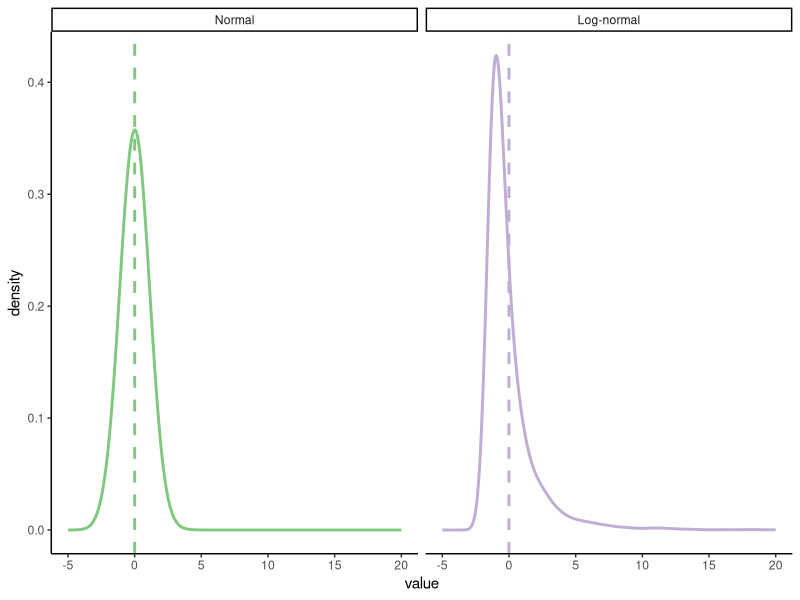
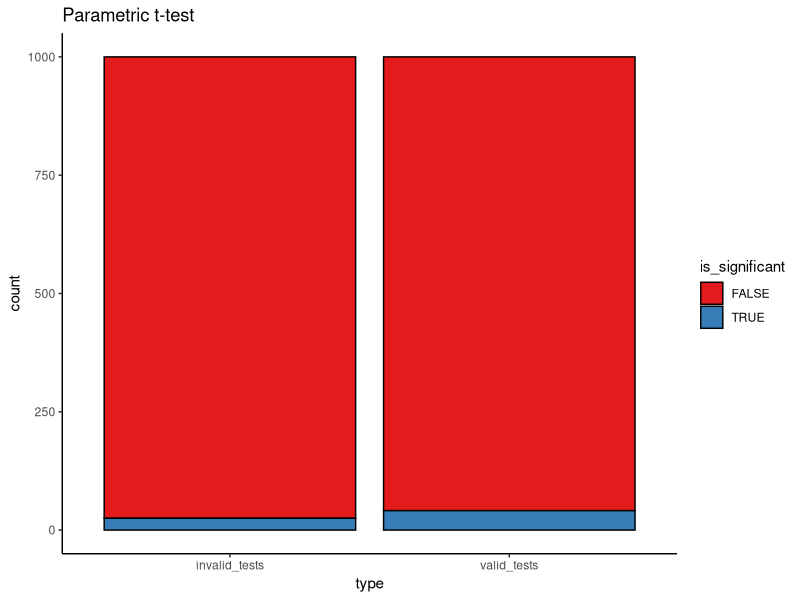
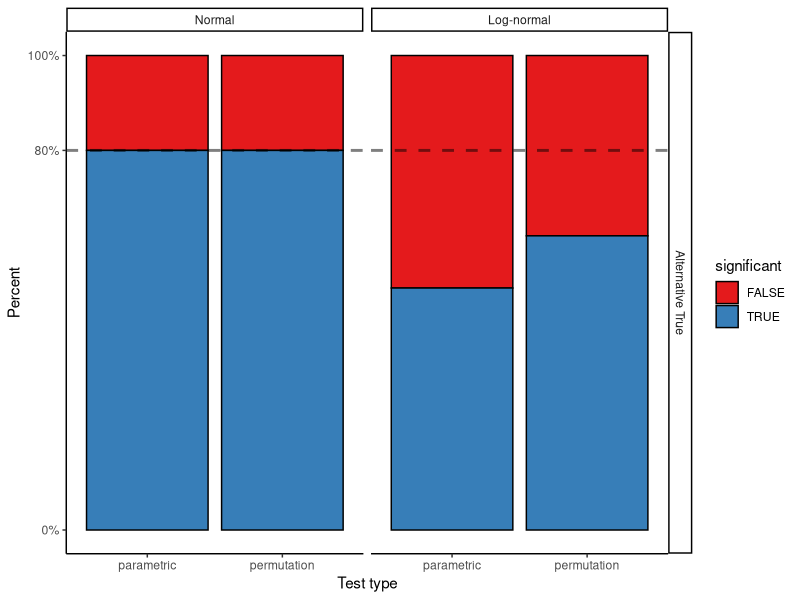
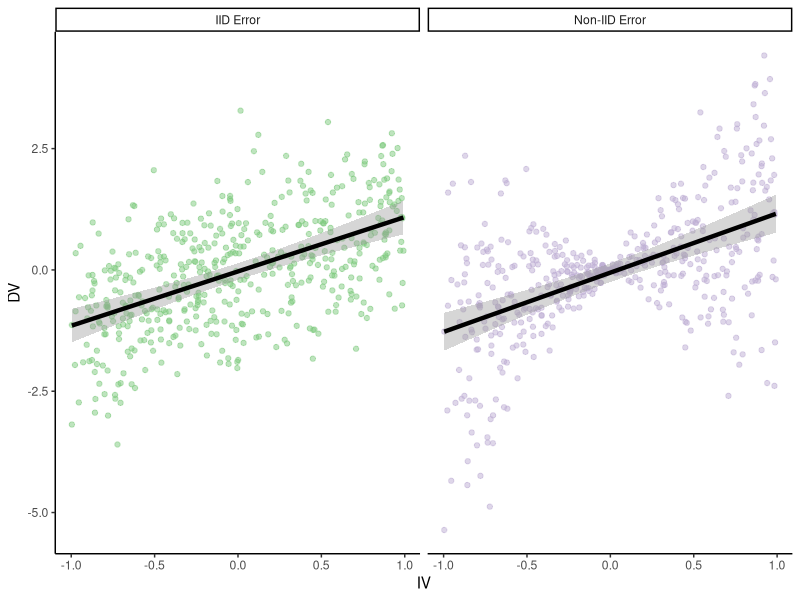
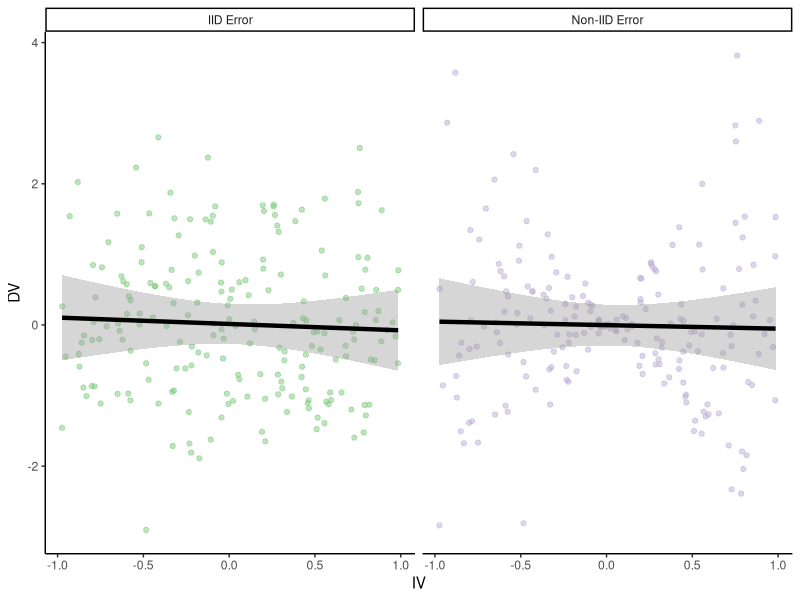
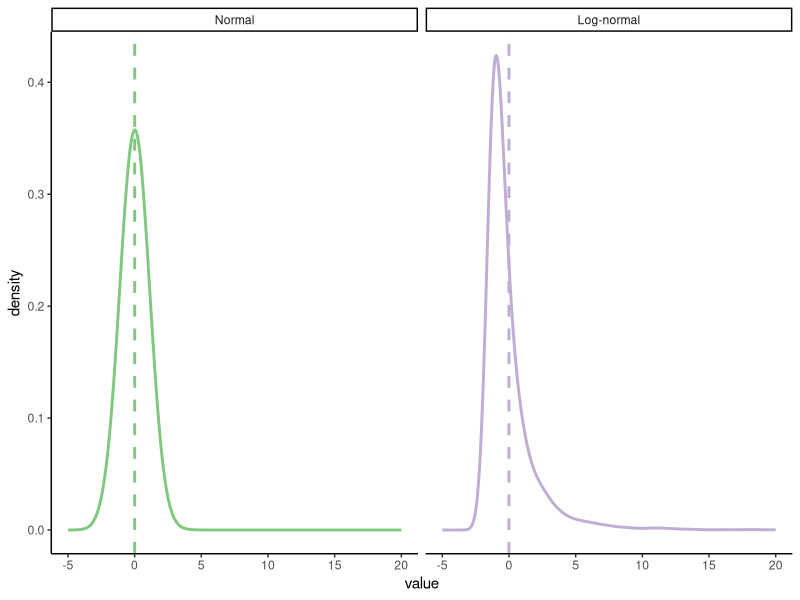
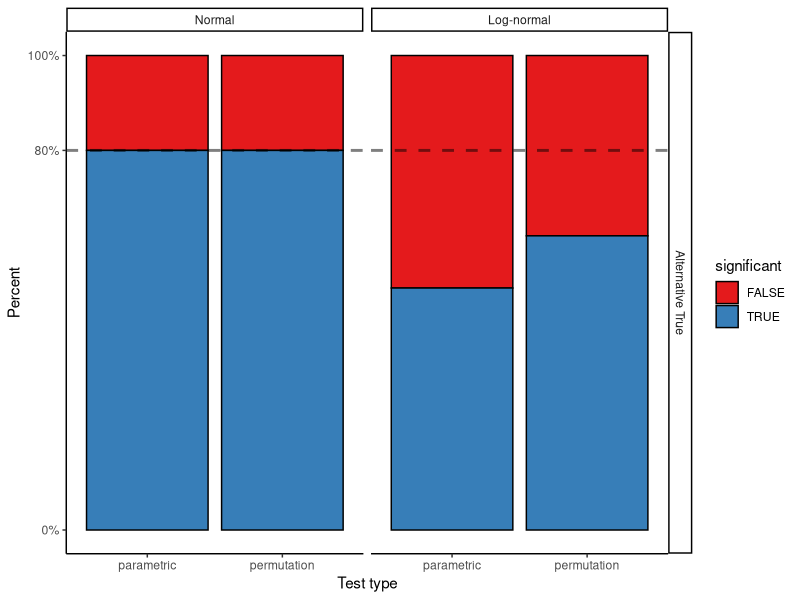
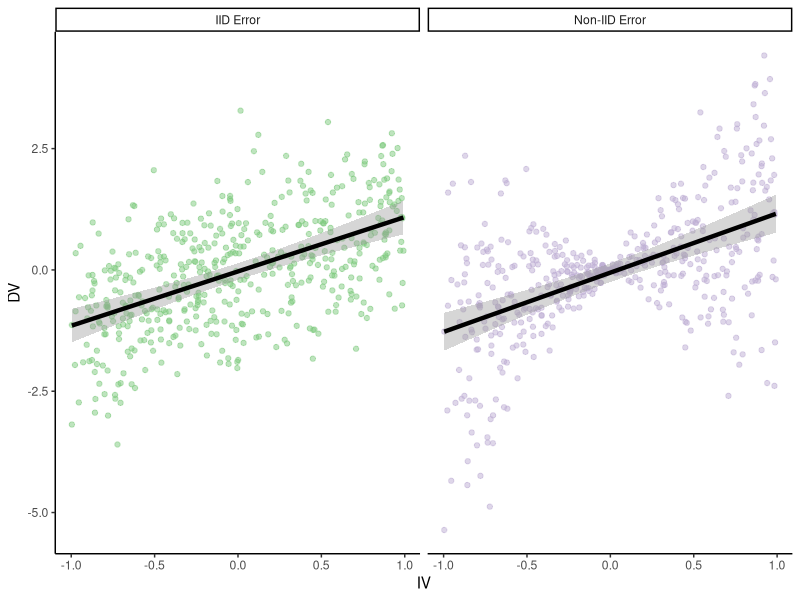

These charts were generated, in order, by the following R code: (Note: this script raises an error after producing the figures.)
## ---- chunk 1
library("knitr")     # for knitting RMarkdown 
library("boot")      # for bootstrapping
library("patchwork") # for making figure panels
library("tidyverse") # for data wrangling etc.

opts_chunk$set(
  comment = "",
  results = "hold",
  fig.show = "hold"
)
## ---- chunk 2
theme_set(
  theme_classic() #set the theme 
)
## ---- chunk 3
num_points = 1e4
parametric_plotting_data = tibble(
  distribution = rep(c("Normal", "Log-normal"), each = num_points),
  value = c(
    rnorm(num_points, 0, 1), # normal
    exp(rnorm(num_points, 0, 1)) - exp(1 / 2)
  )
) %>%
  mutate(distribution = factor(distribution, levels = c("Normal", "Log-normal")))
## ---- chunk 4
ggplot(parametric_plotting_data, aes(x = value, color = distribution)) +
  geom_density(bw = 0.5, size = 1) +
  geom_vline(
    data = parametric_plotting_data %>%
      group_by(distribution) %>%
      summarize(mean_value = mean(value), sd_value = sd(value)),
    aes(xintercept = mean_value, color = distribution),
    linetype = 2, size = 1
  ) +
  xlim(-5, 20) +
  facet_grid(~distribution, scales = "free") +
  guides(color = F) +
  scale_color_brewer(palette = "Accent")
## ---- chunk 5
ggsave("figures/log_normal_dists.png", width=5, height=3)
## ---- chunk 6
gen_data_and_test = function(num_observations_per) {
  x = rnorm(num_observations_per, 0, 1.1)
  y = rnorm(num_observations_per, 0, 1.1)

  pnormal = t.test(x, y, var.equal = T)$p.value

  # what if the data are log-normally distributed?
  x = exp(rnorm(num_observations_per, 0, 1.1))
  y = exp(rnorm(num_observations_per, 0, 1.1))

  pnotnormal = t.test(x, y, var.equal = T)$p.value
  return(c(pnormal, pnotnormal))
}

parametric_issues_demo = function(num_tests, num_observations_per) {
  replicate(num_tests, gen_data_and_test(num_observations_per))
}
## ---- chunk 7
set.seed(0) # ensures we get the same results each time we run it

num_tests = 1000 # how many datasets to generate/tests to run
num_observations_per = 20 # how many obsservations in each dataset

parametric_issues_results = parametric_issues_demo(num_tests=num_tests, 
                                                   num_observations_per=num_observations_per)

parametric_issues_d = data.frame(valid_tests = parametric_issues_results[1,],
                                 invalid_tests = parametric_issues_results[2,],
                                 iteration=1:num_tests) %>%
  pivot_longer(names_to = "type", values_to = "p_value", cols = contains("tests")) %>%
  mutate(is_significant = p_value < 0.05)

# Number significant results with normally distributed data
sum(parametric_issues_results[1,] < 0.05)

# number of significant results with log-normally distributed data
sum(parametric_issues_results[2,] < 0.05)
## ---- chunk 8
ggplot(parametric_issues_d, aes(x=type, fill=is_significant)) +
  geom_bar(stat="count", color="black") +
  scale_fill_brewer(palette="Set1") +
  labs(title="Parametric t-test")
## ---- chunk 9
boot_mean_diff_test = function(x, y) {
  obs_t = t.test(x, y)$statistic
  boot_iterate = function(x, y, indices) { # indices is a dummy here
    x_samp = sample(x, 
                    length(x), 
                    replace=T)
    y_samp = sample(y, 
                    length(y), 
                    replace=T)
    mean_diff = mean(y_samp) - mean(x_samp)
    return(mean_diff)
  }
  boots = boot(data = c(x, y), boot_iterate, R=500)
  #  boots = replicate(100, boot_iterate(x, y))
  #  quants = quantile(boots, probs=c(0.025, 0.975))
  quants = boot.ci(boots)$bca[4:5]
  return(sign(quants[1]) == sign(quants[2]))
}
## ---- chunk 10
# gen_data_and_boot_test = function(num_observations_per) {
# x = rnorm(num_observations_per, 0, 1.1)
# y = rnorm(num_observations_per, 0, 1.1)
# 
# pnormal = boot_mean_diff_test(x, y)
# 
# # what if the data are log-normally distributed?
# x = exp(rnorm(num_observations_per, 0, 1.1))
# y = exp(rnorm(num_observations_per, 1, 1.1))
# 
# pnotnormal = boot_mean_diff_test(x, y)
# return(c(pnormal, pnotnormal))
# }
# 
# boot_results = replicate(num_tests, gen_data_and_boot_test(num_observations_per))
# sum(boot_results[1,])
# sum(boot_results[2,])
## ---- chunk 11
perm_mean_diff_test = function(x, y) {
  obs_t = t.test(x, y)$statistic
  combined_data = c(x, y)
  n_combined = length(combined_data)
  n_x = length(x)
  perm_iterate = function(x, y) {
    perm = sample(n_combined)
    x_samp = combined_data[perm[1:n_x]]
    y_samp = combined_data[perm[-(1:n_x)]]
    this_t = t.test(x_samp, y_samp)$statistic
    return(this_t)
  }
  perms = replicate(500, perm_iterate(x, y))
  quants = quantile(perms, probs=c(0.025, 0.975))
  return(obs_t < quants[1] | obs_t > quants[2])
}
## ---- chunk 12
# this could be much more efficient
gen_data_and_norm_and_perm_test = function(num_observations_per) {
  d = data.frame(distribution=c(),
                 null_true=c(),
                 parametric=c(),
                 permutation=c()) 
    
  # normally distributed 
  ## null
  x = rnorm(num_observations_per, 0, 1.1)
  y = rnorm(num_observations_per, 0, 1.1)
  
  sig_par = t.test(x, y)$p.value < 0.05
  sig_perm = perm_mean_diff_test(x, y)
  d = bind_rows(d, 
                data.frame(distribution="Normal",
                           null_true=T,
                           parametric=sig_par,
                           permutation=sig_perm))
  
  ## non-null
  x = rnorm(num_observations_per, 0, 1.1)
  y = rnorm(num_observations_per, 1, 1.1)
  
  sig_par = t.test(x, y)$p.value < 0.05
  sig_perm = perm_mean_diff_test(x, y)
  d = bind_rows(d, 
                data.frame(distribution="Normal",
                           null_true=F,
                           parametric=sig_par,
                           permutation=sig_perm))
  
  # what if the data are log-normally distributed?
  ## null
  x = exp(rnorm(num_observations_per, 0, 1.1))
  y = exp(rnorm(num_observations_per, 0, 1.1))
  
  sig_par = t.test(x, y)$p.value < 0.05
  sig_perm = perm_mean_diff_test(x, y)
  d = bind_rows(d, 
                data.frame(distribution="Log-normal",
                           null_true=T,
                           parametric=sig_par,
                           permutation=sig_perm))
  
  ## non-null
  x = exp(rnorm(num_observations_per, 0, 1.1))
  y = exp(rnorm(num_observations_per, 1, 1.1))
  
  sig_par = t.test(x, y)$p.value < 0.05
  sig_perm = perm_mean_diff_test(x, y)
  d = bind_rows(d, 
                data.frame(distribution="Log-normal",
                           null_true=F,
                           parametric=sig_par,
                           permutation=sig_perm))
  
  return(d)
}
num_tests = 100

perm_results = replicate(num_tests, gen_data_and_norm_and_perm_test(num_observations_per),
                         simplify=F) %>%
  bind_rows()
## ---- chunk 13
perm_results = perm_results %>%
  pivot_longer(names_to = "test_type",
    values_to = "significant",
    cols = c(parametric, permutation)) %>%
  mutate(distribution = factor(distribution,
                               levels = c("Normal", "Log-normal")),
         null_true = ifelse(null_true,
                            "Null True",
                            "Alternative True"))
## ---- chunk 14
ggplot(perm_results %>%
  filter(null_true == "Alternative True"), aes(x = test_type, fill = significant)) +
  geom_bar(stat = "count", color = "black") +
  scale_fill_brewer(palette = "Set1") +
  facet_grid(null_true ~ distribution) +
  geom_hline(
    data = data.frame(
      null_true = "Alternative True",
      alpha = num_tests * 0.8
    ),
    mapping = aes(yintercept = alpha),
    linetype = 2,
    size = 1,
    alpha = 0.5
  ) +
  labs(x = "Test type", y = "Percent") +
  scale_y_continuous(
    breaks = c(0, 0.8, 1) * num_tests,
    labels = paste(c(0, 80, 100), "%", sep = "")
  )
## ---- chunk 15
ggsave("figures/perm_test.png", width=5, height=3)
## ---- chunk 16
perm_results %>% 
  group_by(test_type, distribution, null_true) %>%
  summarize(pct_significant = sum(significant)/n())
## ---- chunk 17
num_points = 500
true_intercept = 0
true_slope = 1.
set.seed(0)
parametric_ci_data = data.frame(IV = rep(runif(num_points,  -1, 1), 2),
                                type = rep(c("IID Error", "Non-IID Error"), each=num_points),
                                error = rep(rnorm(num_points, 0, 1), 2)) %>%
  mutate(DV = ifelse(
    type == "IID Error",
    true_slope*IV + error,
    true_slope*IV + 2*abs(IV)*error)) # error increases proportional to distance from 0 on the IV

## ---- chunk 18
ggplot(
  parametric_ci_data,
  aes(x = IV, y = DV, color = type)
) +
  geom_point(alpha = 0.5) +
  geom_smooth(
    method = "lm", se = T, color = "black",
    size = 1.5, level = 0.9999
  ) + # inflating the confidence bands a bit
  # to show their distribution is similar
  scale_color_brewer(palette = "Accent") +
  facet_wrap(~type) +
  guides(color = F)
## ---- chunk 19
ggsave("figures/error_dist_non_null.png", width=5, height=3)
## ---- chunk 20
summary(lm(DV ~ IV, parametric_ci_data %>% filter(type=="IID Error")))
summary(lm(DV ~ IV, parametric_ci_data %>% filter(type=="Non-IID Error")))
## ---- chunk 21
ex2_lm_bootstrap_CIs = function(data, R = 1000) {
  lm_results = summary(lm(DV ~ IV, data = data))$coefficients
  bootstrap_coefficients = function(data, indices) {
    linear_model = lm(DV ~ IV,
      data = data[indices, ]
    ) # will select a bootstrap sample of the data
    return(linear_model$coefficients)
  }

  boot_results = boot(
    data = data,
    statistic = bootstrap_coefficients,
    R = R
  )
  boot_intercept_CI = boot.ci(boot_results, index = 1, type = "bca")
  boot_slope_CI = boot.ci(boot_results, index = 2, type = "bca")
  return(data.frame(
    intercept_estimate = lm_results[1, 1],
    intercept_SE = lm_results[1, 2],
    slope_estimate = lm_results[2, 1],
    slope_SE = lm_results[2, 2],
    intercept_boot_CI_low = boot_intercept_CI$bca[4],
    intercept_boot_CI_hi = boot_intercept_CI$bca[5],
    slope_boot_CI_low = boot_slope_CI$bca[4],
    slope_boot_CI_hi = boot_slope_CI$bca[5]
  ))
}
## ---- chunk 22
set.seed(0) # for bootstraps
coefficient_CI_data = parametric_ci_data %>%
  group_by(type) %>%
  do(ex2_lm_bootstrap_CIs(.)) %>%
  ungroup() 
## ---- chunk 23
coefficient_CI_data = coefficient_CI_data %>%
  pivot_longer(names_to = "variable", values_to = "value", cols = -type) %>%
  separate(variable, c("parameter", "measurement"), extra = "merge") %>%
  pivot_wider(names_from = measurement, values_from = value) %>%
  mutate(
    parametric_CI_low = estimate - 1.96 * SE,
    parametric_CI_hi = estimate + 1.96 * SE
  ) %>%
  pivot_longer(names_to = "CI_type", values_to = "value", cols = contains("CI")) %>%
  separate(CI_type, c("CI_type", "high_or_low"), extra = "merge") %>%
  pivot_wider(names_from = high_or_low, values_from = value) %>%
  mutate(CI_type = factor(CI_type))
## ---- chunk 24
plot_coefficient_CI_data = function(coefficient_CI_data, errorbar_width = 0.5) {
  p = ggplot(data = coefficient_CI_data, aes(x = parameter, color = CI_type, y = estimate, ymin = CI_low, ymax = CI_hi)) +
    geom_hline(
      data = data.frame(
        parameter = c("intercept", "slope"),
        estimate = c(true_intercept, true_slope)
      ),
      mapping = aes(yintercept = estimate),
      linetype = 3
    ) +
    geom_point(size = 2, position = position_dodge(width = 0.2)) +
    geom_errorbar(position = position_dodge(width = 0.2), width = errorbar_width) +
    facet_grid(~type) +
    scale_y_continuous(breaks = c(0, 0.5, 1), limits = c(-0.2, 1.5)) +
    scale_color_brewer(palette = "Dark2", drop = F)
}
## ---- chunk 25
plot_coefficient_CI_data(coefficient_CI_data)
ggsave("figures/error_dist_CI_example.png", width = 5, height = 3)

plot_coefficient_CI_data(
  coefficient_CI_data %>%
    filter(CI_type == "parametric"), 0.25)

ggsave("figures/error_dist_CI_example_parametric_only.png", width = 5, height = 3)
## ---- chunk 26
num_points = 200
true_intercept = 0
true_slope = 0.
set.seed(0)
parametric_ci_data = data.frame(IV = rep(runif(num_points,  -1, 1), 2),
                                type = rep(c("IID Error", "Non-IID Error"), each=num_points),
                                error = rep(rnorm(num_points, 0, 1), 2)) %>%
  mutate(DV = ifelse(
    type == "IID Error",
    true_slope*IV + error,
    true_slope*IV + 2*abs(IV)*error)) # error increases proportional to distance from 0 on the IV

## ---- chunk 27
ggplot(
  parametric_ci_data,
  aes(x = IV, y = DV, color = type)
) +
  geom_point(alpha = 0.5) +
  geom_smooth(
    method = "lm", se = T, color = "black",
    size = 1.5, level = 0.9999
  ) + # inflating the confidence bands a bit
  # to show their distribution is similar
  scale_color_brewer(palette = "Accent") +
  facet_wrap(~type) +
  guides(color = F)
## ---- chunk 28
ggsave("figures/error_dist_null.png", width=5, height=3)
## ---- chunk 29

error_dist_null_sample = function(num_points) {
  true_intercept = 0
  true_slope = 0
  # We'll sample only for the scaling error case, we know IID works
  this_data = data.frame(IV = runif(num_points, -1, 1),
                         error = rnorm(num_points, 0, 1)) %>%
    mutate(DV = true_slope * IV + 2 * abs(IV) * error) # error increases proportional to distance from 0 on the IV
  
  coefficient_CI_data = ex2_lm_bootstrap_CIs(this_data,
                                             R = 200) # take fewer bootstrap samples, to speed things up
  
  coefficient_CI_data = coefficient_CI_data %>%
    pivot_longer(names_to = "variable", values_to = "value", cols = everything()) %>%
    separate(variable, c("parameter", "measurement"), extra = "merge") %>%
    pivot_wider(names_from = measurement, values_from = value) %>%
    mutate(parametric_CI_low = estimate - 1.96 * SE,
           parametric_CI_hi = estimate + 1.96 * SE) %>%
    pivot_longer(names_to = CI_type, values_to = value, cols = contains("CI")) %>%
    separate(CI_type, c("CI_type", "high_or_low"), extra = "merge") %>%
    pivot_wider(names_from = high_or_low, values_from = value) %>%
    mutate(significant = sign(CI_hi) == sign(CI_low)) %>%
    select(parameter, CI_type, significant)
  return(list(coefficient_CI_data))
}
## ---- chunk 30
num_simulations = 100
num_points = 200
set.seed(0)
noise_dist_simulation_results = replicate(num_simulations, error_dist_null_sample(num_points)) %>%
  bind_rows()
## ---- chunk 31
ggplot(noise_dist_simulation_results, aes(x = CI_type, fill = significant)) +
  geom_bar(stat = "count", color = "black") +
  scale_fill_brewer(palette = "Set1", direction = -1) +
  facet_wrap(~parameter) +
  scale_y_continuous(breaks = c(0, 0.05 * num_simulations, num_simulations),
                     labels = c("0%", expression(Nominal ~ alpha), "100%")) +
  labs(x = "Test type",
       y = "Proportion significant") +
  geom_hline(yintercept = 0.05 * num_simulations, linetype = 2)
## ---- chunk 32
ggsave("figures/error_dist_proportion_significant.png", width=5, height=3)
## ---- chunk 33
noise_dist_simulation_results %>%
  count(parameter, CI_type, significant) %>%
  mutate(prop=n/num_simulations)
## ---- chunk 34
density_similarity_conceptual_plot_data = expand.grid(
  x = seq(0, 4, 0.01),
  y = seq(0, 4, 0.01)
) %>%
  mutate(
    population_1 = exp(-((x - 2)^2 + (y - 3)^2) / 8) * exp(-((x - 2 / y)^2 + (y - 1 / x)^2) / 2), # These are definitely not proper distributions
    population_2 = exp(-((x)^2 + (y)^2) / 8) * exp(-((x / 2)^2 + (y / 2 - 1 / x)^2) / 2)
  ) %>%
  pivot_longer(names_to = "population", values_to = "value", cols = contains("population"))
## ---- chunk 35
ggplot(
  density_similarity_conceptual_plot_data,
  aes(x = x, y = y, z = value, color = population)
) +
  geom_contour(size = 1, bins = 8) +
  scale_color_brewer(palette = "Dark2") +
  facet_wrap(~population) +
  labs(x = "Feature 1", y = "Feature 2") +
  guides(color = F)
## ---- chunk 36
ggsave("figures/conceptual_density_plot.png", width=5, height=3)
## ---- chunk 37
num_points = 100
true_intercept = 0
true_slope = 1.
set.seed(2) # I p-hacked the shit out of this demo to make the ideas more clear
parametric_ci_data = data.frame(
  IV = rep(runif(num_points, -1, 1), 2),
  type = rep(c("IID Error", "Scaling Error"), each = num_points),
  error = rep(rnorm(num_points, 0, 1), 2)
) %>%
  mutate(DV = ifelse(
    type == "IID Error",
    true_slope * IV + error,
    true_slope * IV + 2 * abs(IV) * error
  )) # error increases proportional to distance from 0 on the IV
## ---- chunk 38
p = ggplot(parametric_ci_data,
           aes(x = IV, y = DV)) +
  geom_point(alpha = 0.25) +
  geom_smooth(method = "lm", se = F, color = "black",
              size = 1.5) +
  facet_wrap(~type)
p
## ---- chunk 39
ggsave("figures/bootstrap_demo_0.png", width=5, height=3)
## ---- chunk 40
set.seed(15) # See above RE: p-hacking
samp_1_indices = sample(2:num_points, num_points, replace = T)
samp_1 = parametric_ci_data[c(samp_1_indices, samp_1_indices + num_points), ] # take the same rows from each type of data

set.seed(2) # See above RE: p-hacking
samp_2_indices = sample(1:num_points, num_points, replace = T)
samp_2 = parametric_ci_data[c(samp_2_indices, samp_2_indices + num_points), ]

many_samples_indices = sample(1:num_points, 8 * num_points, replace = T)
many_samples = bind_rows(
  samp_1 %>%
    mutate(sample = 1),
  samp_2 %>% mutate(sample = 2),
  parametric_ci_data[c(many_samples_indices, many_samples_indices + num_points), ] %>%
    mutate(sample = rep(rep(3:10, each = num_points), 2))
)
## ---- chunk 41
p +
  geom_point(
    data = samp_1,
    aes(color = NA), color = "red", alpha = 0.5
  )

## ---- chunk 42
ggsave("figures/bootstrap_demo_1.png", width=5, height=3)
## ---- chunk 43
p +
  geom_point(
    data = samp_1,
    aes(color = NA), color = "red", alpha = 0.5
  ) +
  geom_smooth(
    data = samp_1,
    method = "lm", se = F, color = "red",
    size = 1.5
  )

## ---- chunk 44
ggsave("figures/bootstrap_demo_2.png", width=5, height=3)
## ---- chunk 45
p + 
  geom_point(data=samp_2,
             aes(color=NA), color="red", alpha=0.5) 
## ---- chunk 46
ggsave("figures/bootstrap_demo_3.png", width=5, height=3)
## ---- chunk 47
p +
  geom_point(
    data = samp_2,
    aes(color = NA), color = "red", alpha = 0.5
  ) +
  geom_smooth(
    data = samp_2,
    method = "lm", se = F, color = "red",
    size = 1.5
  )
## ---- chunk 48
ggsave("figures/bootstrap_demo_4.png", width=5, height=3)
## ---- chunk 49
p +
  geom_smooth(
    data = many_samples,
    aes(group = sample),
    method = "lm", se = F,
    size = 1.5,
    color = "red"
  )
## ---- chunk 50
ggsave("figures/bootstrap_demo_5.png", width=5, height=3)
## ---- chunk 51
num_top_points = 23
num_mid_points = 4
num_outlier_points = 2
max_score = 100
set.seed(0)
test_score_data = data.frame(
  score = c(rbinom(num_top_points, max_score, 0.9999),
            rbinom(num_mid_points, max_score, 0.97),
            sample(0:max_score, num_outlier_points, replace = T)),
  type = "Observed sample"
)
## ---- chunk 52
get_mean_score = function(data, indices) {
  return(mean(data[indices,]$score))
}

bootstrap_results = boot(test_score_data, get_mean_score, R=100)
bootstrap_CIs = boot.ci(bootstrap_results)
bootstrap_CIs
## ---- chunk 53
test_summary_data = test_score_data %>%
  summarise(
    mean = mean(score),
    se = sd(score) / sqrt(n()),
    parametric_CI_low = mean - 1.96 * se,
    parametric_CI_high = mean + 1.96 * se
  )

test_score_data = test_score_data %>%
  bind_rows(
    data.frame(score = bootstrap_results$t, type = "Boot. sampling dist.")
  ) %>%
  mutate(type = factor(type, levels = c("Observed sample", "Boot. sampling dist.")))

test_summary_data = test_summary_data %>%
  mutate(
    type = factor("Boot. sampling dist.", levels = levels(test_score_data$type)),
    percentile_CI_low = bootstrap_CIs$percent[4],
    percentile_CI_high = bootstrap_CIs$percent[5],
    bca_CI_low = bootstrap_CIs$bca[4],
    bca_CI_high = bootstrap_CIs$bca[5]
  ) %>%
  pivot_longer(names_to = "CI_type", values_to = "value", cols = contains("CI")) %>%
  separate(CI_type, c("CI_type", "endpoint"), extra = "merge") %>%
  pivot_wider(names_from = endpoint, values_from = value) %>%
  mutate(
    y = c(170, 210, 190),
    CI_type = factor(CI_type, levels = c("parametric", "percentile", "bca"), labels = c("Normal", "Boot: %", "Boot: BCA"))
  )
## ---- chunk 54
ggplot(test_summary_data %>%
  filter(CI_type != "Boot: BCA"), aes(x = score)) +
  geom_histogram(
    data = test_score_data,
    binwidth = 1
  ) +
  geom_point(
    mapping = aes(x = mean, y = y, color = CI_type),
    size = 2
  ) +
  geom_errorbarh(
    mapping = aes(y = y, color = CI_type, xmin = CI_low, x = NULL, xmax = CI_high),
    size = 1,
    position = position_dodge()
  ) +
  facet_grid(type ~ ., scales = "free_y") +
  scale_color_brewer(palette = "Dark2") +
  guides(color = guide_legend(title = "CI"))
## ---- chunk 55
ggsave("figures/bootstrap_CI_0.png", width=5, height=3)
## ---- chunk 56
ggplot(test_summary_data, aes(x = score)) +
  geom_histogram(
    data = test_score_data,
    binwidth = 1
  ) +
  geom_point(
    mapping = aes(x = mean, y = y, color = CI_type),
    size = 2
  ) +
  geom_errorbarh(
    mapping = aes(y = y, color = CI_type, xmin = CI_low, x = NULL, xmax = CI_high),
    size = 1,
    position = position_dodge()
  ) +
  facet_grid(type ~ ., scales = "free_y") +
  scale_color_brewer(palette = "Dark2") +
  guides(color = guide_legend(title = "CI"))
ggsave("figures/bootstrap_CI_1.png", width = 5, height = 3)
## ---- chunk 57
num_flips = 20
true_heads_prob = 0.9
set.seed(2)
flips = rbinom(num_flips, 1, true_heads_prob)
flip_data = data.frame(flip_result = factor(flips, labels = c("Tails", "Heads")))
## ---- chunk 58
flip_data_plot = ggplot(data = flip_data, aes(x = flips, fill = flips)) +
  geom_dotplot(binwidth = 0.03) +
  scale_x_continuous(
    breaks = c(0, 1),
    labels = c("tails", "heads")
  ) +
  scale_y_continuous(breaks = c()) +
  labs(x = "Flip result", y = "")
## ---- chunk 59
get_mean_heads = function(data, indices) {
  return(mean(data[indices, "flip_result"] == "Heads"))
}

set.seed(0)
bootstrap_results = boot(flip_data, get_mean_heads, R = 20000)
bootstrap_CIs = boot.ci(bootstrap_results)
bootstrap_CIs
## ---- chunk 60
flip_boot_plot = ggplot(
  data = data.frame(mean_flips = bootstrap_results$t),
  aes(x = mean_flips)
) +
  geom_histogram(binwidth = 0.05) +
  xlim(0, 1) +
  geom_vline(
    xintercept = 0.5,
    color = "red",
    size = 1.1
  ) +
  annotate("text",
    label = "Null value",
    color = "red",
    x = 0.43, y = 2500,
    angle = 90,
    size = 4
  ) +
  annotate("text",
    label = "95% CI",
    color = "blue",
    x = 0.75, y = 5400,
    size = 4
  ) +
  geom_errorbarh(aes(
    xmin = bootstrap_CIs$bca[4],
    xmax = bootstrap_CIs$bca[5],
    y = 5100
  ),
  color = "blue",
  size = 1.1,
  height = 200
  ) +
  labs(x = "Boot. sampling dist.")

flip_boot_plot
## ---- chunk 61
flip_data_plot + 
  flip_boot_plot +
  plot_layout()

ggsave("figures/bootstrap_test.png", width = 5, height = 2.5)
## ---- chunk 62
bootstrap_CIs = boot.ci(bootstrap_results, conf = 0.999)

flip_boot_plot = ggplot(
  data = data.frame(mean_flips = bootstrap_results$t),
  aes(x = mean_flips)
) +
  geom_histogram(binwidth = 0.05) +
  xlim(0, 1) +
  geom_vline(
    xintercept = 0.5,
    color = "red",
    size = 1.1
  ) +
  annotate("text",
    label = "Null value",
    color = "red",
    x = 0.43, y = 2500,
    angle = 90,
    size = 4
  ) +
  annotate("text",
    label = "99.9% CI",
    color = "blue",
    x = 0.75, y = 5400,
    size = 4
  ) +
  geom_errorbarh(aes(
    xmin = bootstrap_CIs$bca[4],
    xmax = bootstrap_CIs$bca[5],
    y = 5100
  ),
  color = "blue",
  size = 1.1,
  height = 200
  ) +
  labs(x = "Boot. sampling dist.")

flip_boot_plot
## ---- chunk 63
flip_data_plot + flip_boot_plot +
  plot_layout()

ggsave("figures/bootstrap_test_999.png", width=5, height=2.5)
## ---- chunk 64
sessionInfo()
